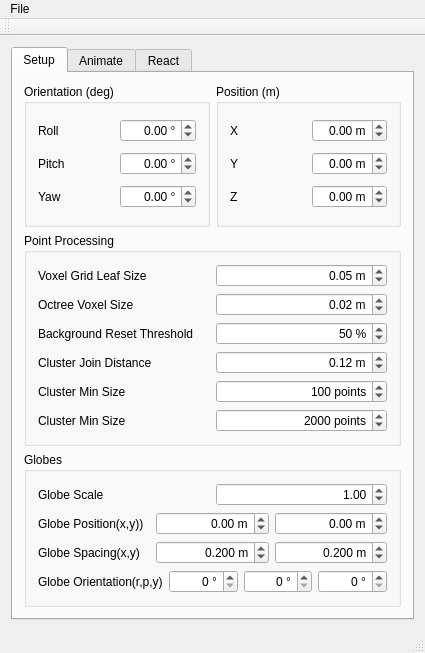
<?xml version="1.0" encoding="UTF-8"?>
<ui version="4.0">
 <class>MainWindow</class>
 <widget class="QMainWindow" name="MainWindow">
  <property name="geometry">
   <rect>
    <x>0</x>
    <y>0</y>
    <width>425</width>
    <height>653</height>
   </rect>
  </property>
  <property name="windowTitle">
   <string>Waas Control</string>
  </property>
  <widget class="QWidget" name="centralWidget">
   <layout class="QGridLayout" name="gridLayout">
    <item row="0" column="1">
     <widget class="QTabWidget" name="tabWidget">
      <property name="currentIndex">
       <number>0</number>
      </property>
      <widget class="QWidget" name="tab">
       <attribute name="title">
        <string>Setup</string>
       </attribute>
       <layout class="QVBoxLayout" name="verticalLayout_4">
        <item>
         <layout class="QHBoxLayout" name="horizontalLayout_8">
          <item>
           <widget class="QGroupBox" name="orientationSpin">
            <property name="title">
             <string>Orientation (deg)</string>
            </property>
            <property name="flat">
             <bool>false</bool>
            </property>
            <property name="checkable">
             <bool>false</bool>
            </property>
            <layout class="QVBoxLayout" name="verticalLayout_2">
             <item>
              <layout class="QHBoxLayout" name="horizontalLayout_2">
               <item>
                <widget class="QLabel" name="rollLabel">
                 <property name="text">
                  <string>Roll</string>
                 </property>
                </widget>
               </item>
               <item>
                <widget class="QDoubleSpinBox" name="rollSpin">
                 <property name="alignment">
                  <set>Qt::AlignRight|Qt::AlignTrailing|Qt::AlignVCenter</set>
                 </property>
                 <property name="suffix">
                  <string> °</string>
                 </property>
                 <property name="minimum">
                  <double>-180.000000000000000</double>
                 </property>
                 <property name="maximum">
                  <double>180.000000000000000</double>
                 </property>
                </widget>
               </item>
              </layout>
             </item>
             <item>
              <layout class="QHBoxLayout" name="horizontalLayout_3">
               <item>
                <widget class="QLabel" name="pitchLabel">
                 <property name="text">
                  <string>Pitch</string>
                 </property>
                </widget>
               </item>
               <item>
                <widget class="QDoubleSpinBox" name="pitchSpin">
                 <property name="alignment">
                  <set>Qt::AlignRight|Qt::AlignTrailing|Qt::AlignVCenter</set>
                 </property>
                 <property name="suffix">
                  <string> °</string>
                 </property>
                 <property name="minimum">
                  <double>-180.000000000000000</double>
                 </property>
                 <property name="maximum">
                  <double>180.000000000000000</double>
                 </property>
                </widget>
               </item>
              </layout>
             </item>
             <item>
              <layout class="QHBoxLayout" name="horizontalLayout_4">
               <item>
                <widget class="QLabel" name="yawLabel">
                 <property name="text">
                  <string>Yaw</string>
                 </property>
                </widget>
               </item>
               <item>
                <widget class="QDoubleSpinBox" name="yawSpin">
                 <property name="alignment">
                  <set>Qt::AlignRight|Qt::AlignTrailing|Qt::AlignVCenter</set>
                 </property>
                 <property name="suffix">
                  <string> °</string>
                 </property>
                 <property name="minimum">
                  <double>-180.000000000000000</double>
                 </property>
                 <property name="maximum">
                  <double>180.000000000000000</double>
                 </property>
                </widget>
               </item>
              </layout>
             </item>
            </layout>
           </widget>
          </item>
          <item>
           <widget class="QGroupBox" name="positionGroup">
            <property name="title">
             <string>Position (m)</string>
            </property>
            <property name="flat">
             <bool>false</bool>
            </property>
            <property name="checkable">
             <bool>false</bool>
            </property>
            <layout class="QVBoxLayout" name="verticalLayout_3">
             <item>
              <layout class="QHBoxLayout" name="horizontalLayout_5">
               <item>
                <widget class="QLabel" name="posXLabel">
                 <property name="text">
                  <string>X</string>
                 </property>
                </widget>
               </item>
               <item>
                <widget class="QDoubleSpinBox" name="posXSpin">
                 <property name="alignment">
                  <set>Qt::AlignRight|Qt::AlignTrailing|Qt::AlignVCenter</set>
                 </property>
                 <property name="suffix">
                  <string> m</string>
                 </property>
                 <property name="minimum">
                  <double>-10.000000000000000</double>
                 </property>
                 <property name="maximum">
                  <double>10.000000000000000</double>
                 </property>
                 <property name="singleStep">
                  <double>0.100000000000000</double>
                 </property>
                 <property name="value">
                  <double>0.000000000000000</double>
                 </property>
                </widget>
               </item>
              </layout>
             </item>
             <item>
              <layout class="QHBoxLayout" name="horizontalLayout_6">
               <item>
                <widget class="QLabel" name="posYLabel">
                 <property name="text">
                  <string>Y</string>
                 </property>
                </widget>
               </item>
               <item>
                <widget class="QDoubleSpinBox" name="posYSpin">
                 <property name="alignment">
                  <set>Qt::AlignRight|Qt::AlignTrailing|Qt::AlignVCenter</set>
                 </property>
                 <property name="suffix">
                  <string> m</string>
                 </property>
                 <property name="minimum">
                  <double>-10.000000000000000</double>
                 </property>
                 <property name="maximum">
                  <double>10.000000000000000</double>
                 </property>
                 <property name="singleStep">
                  <double>0.100000000000000</double>
                 </property>
                </widget>
               </item>
              </layout>
             </item>
             <item>
              <layout class="QHBoxLayout" name="horizontalLayout_7">
               <item>
                <widget class="QLabel" name="posZLabel">
                 <property name="text">
                  <string>Z</string>
                 </property>
                </widget>
               </item>
               <item>
                <widget class="QDoubleSpinBox" name="posZSpin">
                 <property name="alignment">
                  <set>Qt::AlignRight|Qt::AlignTrailing|Qt::AlignVCenter</set>
                 </property>
                 <property name="suffix">
                  <string> m</string>
                 </property>
                 <property name="minimum">
                  <double>-10.000000000000000</double>
                 </property>
                 <property name="maximum">
                  <double>10.000000000000000</double>
                 </property>
                 <property name="singleStep">
                  <double>0.100000000000000</double>
                 </property>
                </widget>
               </item>
              </layout>
             </item>
            </layout>
           </widget>
          </item>
         </layout>
        </item>
        <item>
         <widget class="QGroupBox" name="groupBox">
          <property name="title">
           <string>Point Processing</string>
          </property>
          <layout class="QVBoxLayout" name="verticalLayout_5">
           <item>
            <layout class="QHBoxLayout" name="horizontalLayout_9">
             <item>
              <widget class="QLabel" name="downsampleLeafSize">
               <property name="text">
                <string>Voxel Grid Leaf Size</string>
               </property>
              </widget>
             </item>
             <item>
              <widget class="QDoubleSpinBox" name="downsampleLeafSizeSpin">
               <property name="alignment">
                <set>Qt::AlignRight|Qt::AlignTrailing|Qt::AlignVCenter</set>
               </property>
               <property name="suffix">
                <string> m</string>
               </property>
               <property name="singleStep">
                <double>0.010000000000000</double>
               </property>
               <property name="value">
                <double>0.050000000000000</double>
               </property>
              </widget>
             </item>
            </layout>
           </item>
           <item>
            <layout class="QHBoxLayout" name="horizontalLayout_10">
             <item>
              <widget class="QLabel" name="octreeVoxelSizeSpin_2">
               <property name="text">
                <string>Octree Voxel Size</string>
               </property>
              </widget>
             </item>
             <item>
              <widget class="QDoubleSpinBox" name="octreeVoxelSizeSpin">
               <property name="alignment">
                <set>Qt::AlignRight|Qt::AlignTrailing|Qt::AlignVCenter</set>
               </property>
               <property name="suffix">
                <string> m</string>
               </property>
               <property name="singleStep">
                <double>0.010000000000000</double>
               </property>
               <property name="value">
                <double>0.020000000000000</double>
               </property>
              </widget>
             </item>
            </layout>
           </item>
           <item>
            <layout class="QHBoxLayout" name="horizontalLayout_11">
             <item>
              <widget class="QLabel" name="label_4">
               <property name="text">
                <string>Background Reset Threshold</string>
               </property>
              </widget>
             </item>
             <item>
              <widget class="QDoubleSpinBox" name="backgroundResetThresholdSpin">
               <property name="alignment">
                <set>Qt::AlignRight|Qt::AlignTrailing|Qt::AlignVCenter</set>
               </property>
               <property name="suffix">
                <string> %</string>
               </property>
               <property name="decimals">
                <number>0</number>
               </property>
               <property name="value">
                <double>50.000000000000000</double>
               </property>
              </widget>
             </item>
            </layout>
           </item>
           <item>
            <layout class="QHBoxLayout" name="horizontalLayout_12">
             <item>
              <widget class="QLabel" name="label_2">
               <property name="text">
                <string>Cluster Join Distance</string>
               </property>
              </widget>
             </item>
             <item>
              <widget class="QDoubleSpinBox" name="clusterJoinDistanceSpin">
               <property name="alignment">
                <set>Qt::AlignRight|Qt::AlignTrailing|Qt::AlignVCenter</set>
               </property>
               <property name="suffix">
                <string> m</string>
               </property>
               <property name="singleStep">
                <double>0.010000000000000</double>
               </property>
               <property name="value">
                <double>0.120000000000000</double>
               </property>
              </widget>
             </item>
            </layout>
           </item>
           <item>
            <layout class="QHBoxLayout" name="horizontalLayout_13">
             <item>
              <widget class="QLabel" name="label_3">
               <property name="text">
                <string>Cluster Min Size</string>
               </property>
              </widget>
             </item>
             <item>
              <widget class="QDoubleSpinBox" name="clusterMinSizeSpin">
               <property name="alignment">
                <set>Qt::AlignRight|Qt::AlignTrailing|Qt::AlignVCenter</set>
               </property>
               <property name="suffix">
                <string> points</string>
               </property>
               <property name="decimals">
                <number>0</number>
               </property>
               <property name="maximum">
                <double>1000000.000000000000000</double>
               </property>
               <property name="singleStep">
                <double>0.010000000000000</double>
               </property>
               <property name="value">
                <double>100.000000000000000</double>
               </property>
              </widget>
             </item>
            </layout>
           </item>
           <item>
            <layout class="QHBoxLayout" name="horizontalLayout_14">
             <item>
              <widget class="QLabel" name="label_5">
               <property name="text">
                <string>Cluster Min Size</string>
               </property>
              </widget>
             </item>
             <item>
              <widget class="QDoubleSpinBox" name="clusterMaxSizeSpin">
               <property name="alignment">
                <set>Qt::AlignRight|Qt::AlignTrailing|Qt::AlignVCenter</set>
               </property>
               <property name="suffix">
                <string> points</string>
               </property>
               <property name="decimals">
                <number>0</number>
               </property>
               <property name="maximum">
                <double>1000000.000000000000000</double>
               </property>
               <property name="singleStep">
                <double>0.010000000000000</double>
               </property>
               <property name="value">
                <double>2000.000000000000000</double>
               </property>
              </widget>
             </item>
            </layout>
           </item>
          </layout>
         </widget>
        </item>
        <item>
         <widget class="QGroupBox" name="groupBox_2">
          <property name="title">
           <string>Globes</string>
          </property>
          <layout class="QVBoxLayout" name="verticalLayout_6">
           <item>
            <layout class="QHBoxLayout" name="horizontalLayout_15">
             <item>
              <widget class="QLabel" name="globeScaleLabel">
               <property name="text">
                <string>Globe Scale</string>
               </property>
              </widget>
             </item>
             <item>
              <widget class="QDoubleSpinBox" name="globeScaleSpin">
               <property name="alignment">
                <set>Qt::AlignRight|Qt::AlignTrailing|Qt::AlignVCenter</set>
               </property>
               <property name="singleStep">
                <double>0.010000000000000</double>
               </property>
               <property name="value">
                <double>1.000000000000000</double>
               </property>
              </widget>
             </item>
            </layout>
           </item>
           <item>
            <layout class="QHBoxLayout" name="horizontalLayout_16">
             <item>
              <widget class="QLabel" name="globePositionLabel">
               <property name="text">
                <string>Globe Position(x,y))</string>
               </property>
              </widget>
             </item>
             <item>
              <widget class="QDoubleSpinBox" name="globePositionXSpin">
               <property name="alignment">
                <set>Qt::AlignRight|Qt::AlignTrailing|Qt::AlignVCenter</set>
               </property>
               <property name="suffix">
                <string> m</string>
               </property>
               <property name="minimum">
                <double>-99.000000000000000</double>
               </property>
               <property name="singleStep">
                <double>0.100000000000000</double>
               </property>
              </widget>
             </item>
             <item>
              <widget class="QDoubleSpinBox" name="globePositionYSpin">
               <property name="alignment">
                <set>Qt::AlignRight|Qt::AlignTrailing|Qt::AlignVCenter</set>
               </property>
               <property name="suffix">
                <string> m</string>
               </property>
               <property name="minimum">
                <double>-99.000000000000000</double>
               </property>
               <property name="singleStep">
                <double>0.100000000000000</double>
               </property>
              </widget>
             </item>
            </layout>
           </item>
           <item>
            <layout class="QHBoxLayout" name="horizontalLayout_17">
             <item>
              <widget class="QLabel" name="globeSpacingLabel">
               <property name="text">
                <string>Globe Spacing(x,y)</string>
               </property>
              </widget>
             </item>
             <item>
              <widget class="QDoubleSpinBox" name="globeSpacingXSpin">
               <property name="alignment">
                <set>Qt::AlignRight|Qt::AlignTrailing|Qt::AlignVCenter</set>
               </property>
               <property name="suffix">
                <string> m</string>
               </property>
               <property name="decimals">
                <number>3</number>
               </property>
               <property name="minimum">
                <double>-2.000000000000000</double>
               </property>
               <property name="maximum">
                <double>2.000000000000000</double>
               </property>
               <property name="singleStep">
                <double>0.010000000000000</double>
               </property>
               <property name="value">
                <double>0.200000000000000</double>
               </property>
              </widget>
             </item>
             <item>
              <widget class="QDoubleSpinBox" name="globeSpacingYSpin">
               <property name="alignment">
                <set>Qt::AlignRight|Qt::AlignTrailing|Qt::AlignVCenter</set>
               </property>
               <property name="suffix">
                <string> m</string>
               </property>
               <property name="decimals">
                <number>3</number>
               </property>
               <property name="minimum">
                <double>-2.000000000000000</double>
               </property>
               <property name="maximum">
                <double>2.000000000000000</double>
               </property>
               <property name="singleStep">
                <double>0.010000000000000</double>
               </property>
               <property name="value">
                <double>0.200000000000000</double>
               </property>
              </widget>
             </item>
            </layout>
           </item>
           <item>
            <layout class="QHBoxLayout" name="horizontalLayout_18">
             <item>
              <widget class="QLabel" name="globeOrientationLabel">
               <property name="text">
                <string>Globe Orientation(r,p,y)</string>
               </property>
              </widget>
             </item>
             <item>
              <widget class="QDoubleSpinBox" name="globeOrientationRollSpin">
               <property name="alignment">
                <set>Qt::AlignRight|Qt::AlignTrailing|Qt::AlignVCenter</set>
               </property>
               <property name="suffix">
                <string> °</string>
               </property>
               <property name="decimals">
                <number>0</number>
               </property>
               <property name="maximum">
                <double>360.000000000000000</double>
               </property>
               <property name="singleStep">
                <double>90.000000000000000</double>
               </property>
              </widget>
             </item>
             <item>
              <widget class="QDoubleSpinBox" name="globeOrientationPitchSpin">
               <property name="alignment">
                <set>Qt::AlignRight|Qt::AlignTrailing|Qt::AlignVCenter</set>
               </property>
               <property name="suffix">
                <string> °</string>
               </property>
               <property name="decimals">
                <number>0</number>
               </property>
               <property name="maximum">
                <double>360.000000000000000</double>
               </property>
               <property name="singleStep">
                <double>90.000000000000000</double>
               </property>
              </widget>
             </item>
             <item>
              <widget class="QDoubleSpinBox" name="globeOrientationYawSpin">
               <property name="alignment">
                <set>Qt::AlignRight|Qt::AlignTrailing|Qt::AlignVCenter</set>
               </property>
               <property name="suffix">
                <string> °</string>
               </property>
               <property name="decimals">
                <number>0</number>
               </property>
               <property name="maximum">
                <double>360.000000000000000</double>
               </property>
               <property name="singleStep">
                <double>90.000000000000000</double>
               </property>
              </widget>
             </item>
            </layout>
           </item>
          </layout>
         </widget>
        </item>
       </layout>
      </widget>
      <widget class="QWidget" name="tab_3">
       <attribute name="title">
        <string>Animate</string>
       </attribute>
       <layout class="QVBoxLayout" name="verticalLayout">
        <item>
         <layout class="QHBoxLayout" name="horizontalLayout">
          <item>
           <widget class="QLabel" name="label">
            <property name="text">
             <string>Type</string>
            </property>
           </widget>
          </item>
          <item>
           <spacer name="horizontalSpacer">
            <property name="orientation">
             <enum>Qt::Horizontal</enum>
            </property>
            <property name="sizeHint" stdset="0">
             <size>
              <width>40</width>
              <height>20</height>
             </size>
            </property>
           </spacer>
          </item>
          <item>
           <widget class="QComboBox" name="comboBox">
            <item>
             <property name="text">
              <string>Sweep</string>
             </property>
            </item>
            <item>
             <property name="text">
              <string>Rainbow</string>
             </property>
            </item>
            <item>
             <property name="text">
              <string>Swirl</string>
             </property>
            </item>
            <item>
             <property name="text">
              <string>Starfield</string>
             </property>
            </item>
           </widget>
          </item>
         </layout>
        </item>
        <item>
         <spacer name="verticalSpacer">
          <property name="orientation">
           <enum>Qt::Vertical</enum>
          </property>
          <property name="sizeHint" stdset="0">
           <size>
            <width>20</width>
            <height>142</height>
           </size>
          </property>
         </spacer>
        </item>
       </layout>
      </widget>
      <widget class="QWidget" name="tab_4">
       <attribute name="title">
        <string>React</string>
       </attribute>
      </widget>
     </widget>
    </item>
   </layout>
  </widget>
  <widget class="QMenuBar" name="menuBar">
   <property name="geometry">
    <rect>
     <x>0</x>
     <y>0</y>
     <width>425</width>
     <height>20</height>
    </rect>
   </property>
   <widget class="QMenu" name="menuSave">
    <property name="title">
     <string>File</string>
    </property>
    <addaction name="actionSave_Settings"/>
   </widget>
   <addaction name="menuSave"/>
  </widget>
  <widget class="QToolBar" name="mainToolBar">
   <attribute name="toolBarArea">
    <enum>TopToolBarArea</enum>
   </attribute>
   <attribute name="toolBarBreak">
    <bool>false</bool>
   </attribute>
  </widget>
  <widget class="QStatusBar" name="statusBar"/>
  <action name="actionSave_Settings">
   <property name="text">
    <string>Save Settings</string>
   </property>
  </action>
 </widget>
 <layoutdefault spacing="6" margin="11"/>
 <tabstops>
  <tabstop>tabWidget</tabstop>
  <tabstop>rollSpin</tabstop>
  <tabstop>pitchSpin</tabstop>
  <tabstop>yawSpin</tabstop>
  <tabstop>posXSpin</tabstop>
  <tabstop>posYSpin</tabstop>
  <tabstop>posZSpin</tabstop>
  <tabstop>comboBox</tabstop>
 </tabstops>
 <resources/>
 <connections/>
</ui>
